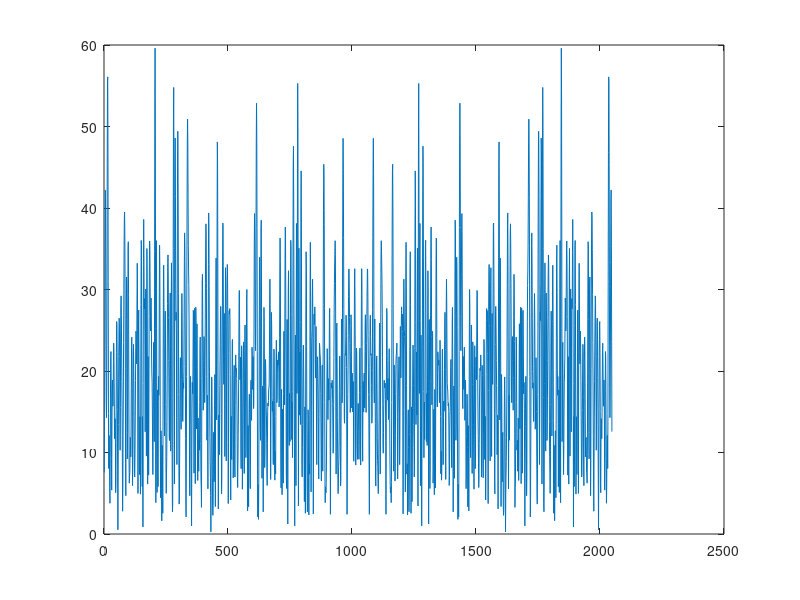

Write the MATLAB code that produced this figure.
L=500;
n=0:1:L-1;
Ax=0.25;
Ay=0.25;
fx=0.04;
fy=0.10;

d=Ax*cos(2*pi*fx*n)+Ay*cos(2*pi*fy*n);
e=randn(1, L);

g=d+e;

G=fft(g, 2048);

plot(abs(G));